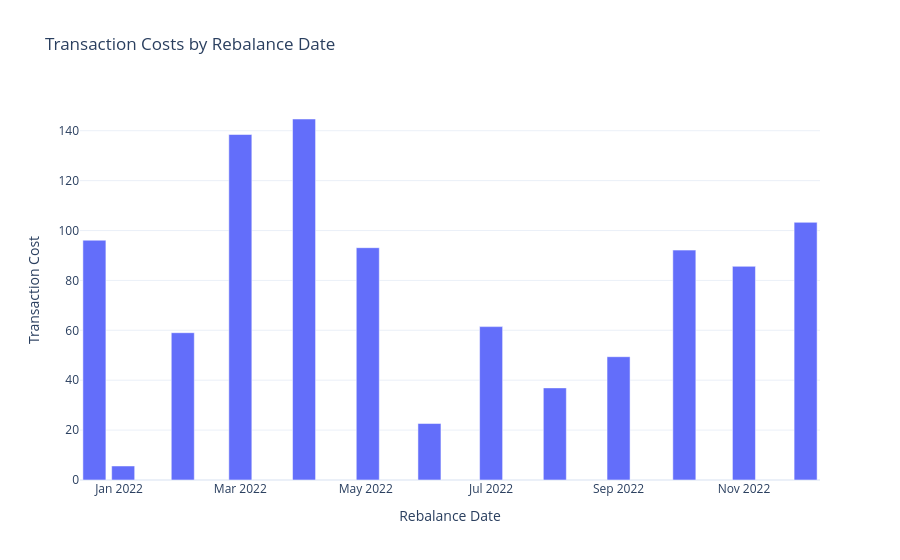
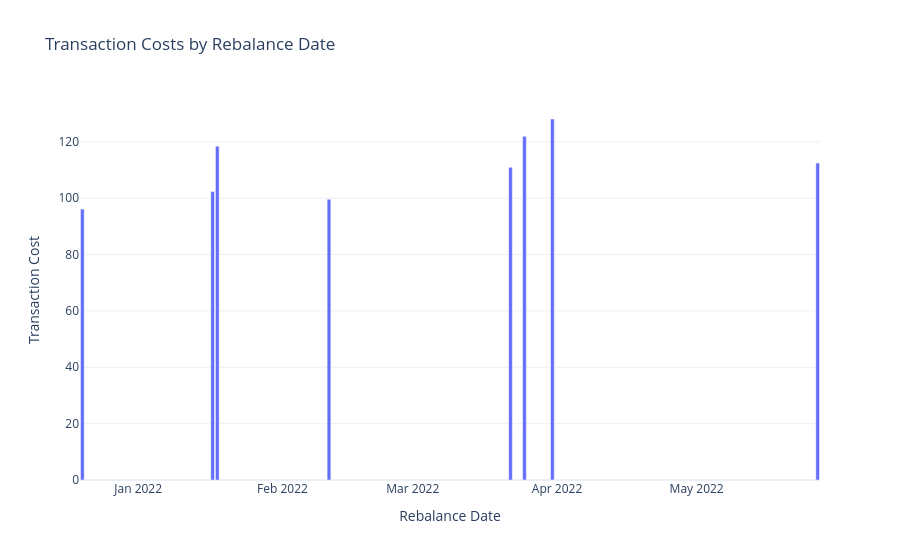

The notebook cell saved with these charts, in order:
### Markdown cell above
## 5. Compare Transaction Costs

### Code cell
if not calendar_hrp['rebalance_log'].empty:
    plot_transaction_costs(calendar_hrp['rebalance_log']).show()
if not threshold_hrp['rebalance_log'].empty:
    plot_transaction_costs(threshold_hrp['rebalance_log']).show()

pd.DataFrame(
    {
        'Calendar': calendar_hrp['turnover_summary'],
        'Threshold': threshold_hrp['turnover_summary'],
    }
)

### Figure 1 — Plotly figure (JSON) as saved in the notebook; plotly's stock layout.template omitted (floating-point values rounded to 4 significant figures)
{"data": [{"name": "Transaction Cost", "type": "bar", "x": ["2021-12-20T00:00:00.000000000", "2022-01-03T00:00:00.000000000", "2022-02-01T00:00:00.000000000", "2022-03-01T00:00:00.000000000", "2022-04-01T00:00:00.000000000", "2022-05-02T00:00:00.000000000", "2022-06-01T00:00:00.000000000", "2022-07-01T00:00:00.000000000", "2022-08-01T00:00:00.000000000", "2022-09-01T00:00:00.000000000", "2022-10-03T00:00:00.000000000", "2022-11-01T00:00:00.000000000", "2022-12-01T00:00:00.000000000"], "y": [96.12, 5.624, 59.04, 138.5, 144.7, 93.12, 22.64, 61.48, 36.92, 49.43, 92.15, 85.64, 103.3]}], "layout": {"title": {"text": "Transaction Costs by Rebalance Date"}, "xaxis": {"title": {"text": "Rebalance Date"}}, "yaxis": {"title": {"text": "Transaction Cost"}}}}

### Figure 2 — Plotly figure (JSON) as saved in the notebook; plotly's stock layout.template omitted (floating-point values rounded to 4 significant figures)
{"data": [{"name": "Transaction Cost", "type": "bar", "x": ["2021-12-20T00:00:00.000000000", "2022-01-17T00:00:00.000000000", "2022-01-18T00:00:00.000000000", "2022-02-11T00:00:00.000000000", "2022-03-22T00:00:00.000000000", "2022-03-25T00:00:00.000000000", "2022-03-31T00:00:00.000000000", "2022-05-27T00:00:00.000000000"], "y": [96.12, 102.4, 118.4, 99.59, 111.0, 121.9, 128.1, 112.5]}], "layout": {"title": {"text": "Transaction Costs by Rebalance Date"}, "xaxis": {"title": {"text": "Rebalance Date"}}, "yaxis": {"title": {"text": "Transaction Cost"}}}}
